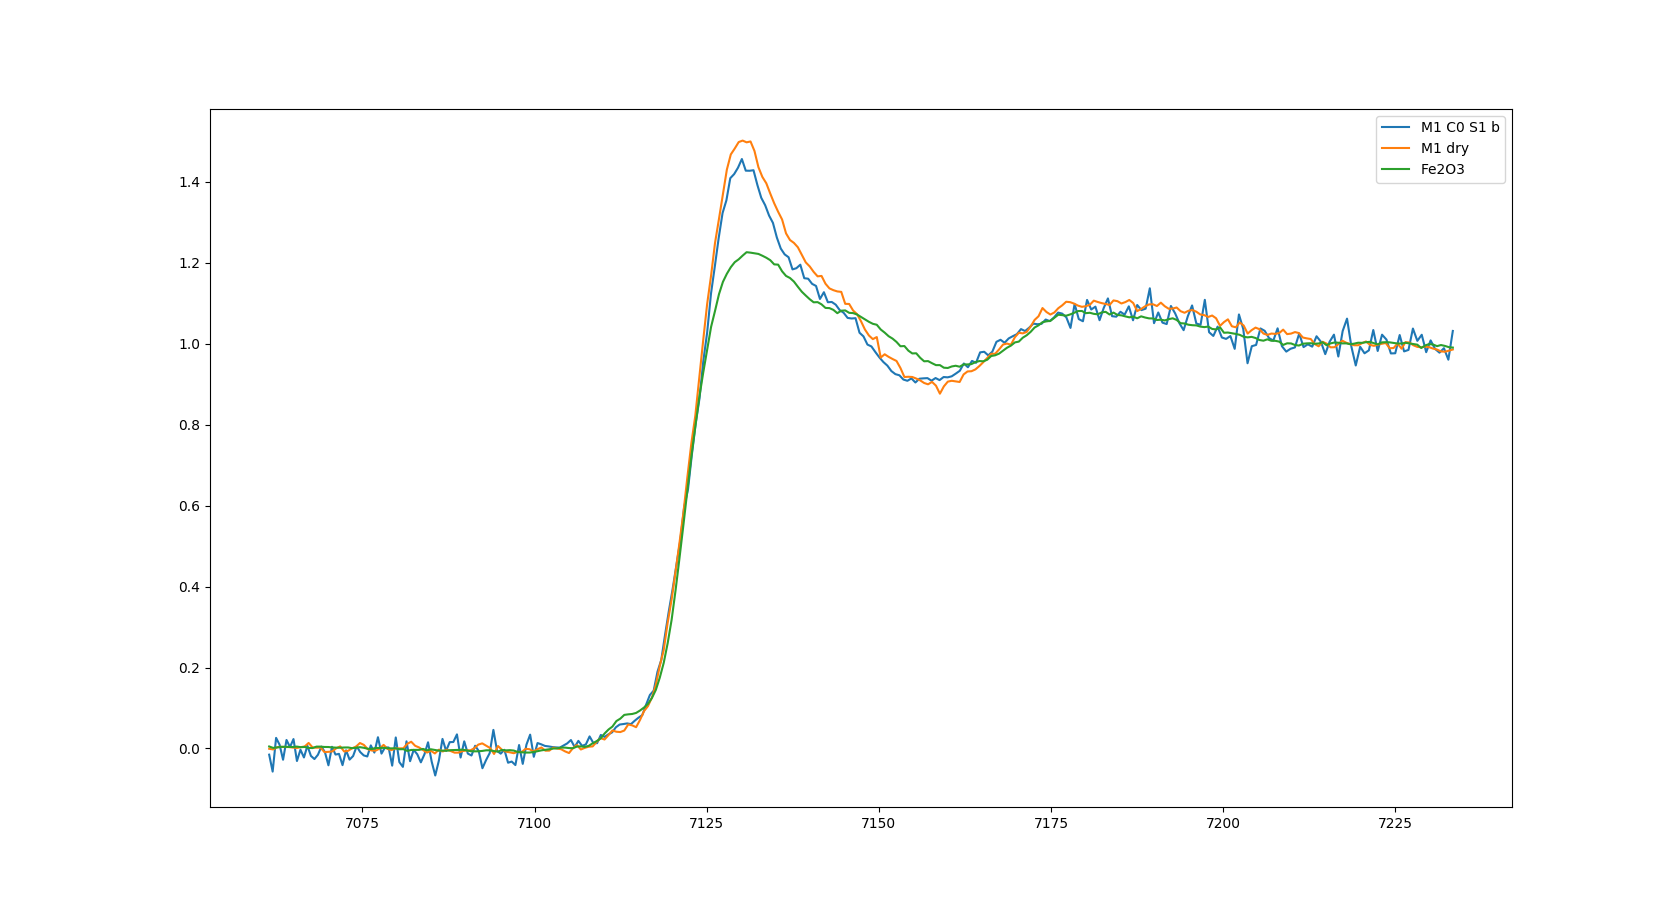

Generate this figure with Python:
from __future__ import division, print_function

from helxas import HelXAS

from bayesfit.fit import least_squares, outlier_fit

import numpy as np
import matplotlib.pyplot as plt

helxas = HelXAS('1251_Luke','/home/xasadmin/data')
helxas.set_analyser('Si',531)
helxas.theta_calibration = 0

helxas_ref = HelXAS('1238_Luke','/home/xasadmin/data')
helxas_ref.set_analyser('Si',531)
helxas.theta_calibration = 0

#Scans
SI = (range(22,25)+[49],[20,21])

SFe = (range(14,17), [17,19])
SFeS = (range(42,46), [47,48])
SFe2O3 = (range(35,40),[40,41])

I0_ini = ([224],[232,233])
I_m1_ini = (range(220,224),[218,219])

I0_ind = ([133,218],[117,118])
m1_ind = ([121,124,127,130],[119,120])
metal1_ind = ([206,209,212,215],[204,205])
I0s_ind = ([241,326],[225,226])
m1s_ind = ([229,232,235,238],[227,228])
metal1s_ind = ([314,317,320,323],[312,313])

I0_ind2 = ([134,219],[117,118])
m1_ind2 = ([122,125,128,131],[119,120])
metal2_ind = ([207,210,213,216],[204,205])
I0s_ind2 = ([242,327],[225,226])
m1s_ind2 = ([230,233,236,239],[227,228])
metal2s_ind = ([315,318,321,324],[312,313])

I0_ind3 = ([135,220],[117,118])
m1_ind3 = ([123,126,129,132],[119,120])
metal3_ind = ([208,211,214,217],[204,205])
I0s_ind3 = ([243,328],[225,226])
m1s_ind3 = ([231,234,237,240],[227,228])
metal3s_ind = ([316,319,322,325],[312,313])

# Part 1
helxas.read_I0(I0_ind[0],I0_ind[1],20)
helxas.read_I('m11',m1_ind[0],m1_ind[1],20)
helxas.read_I('metal11', metal1_ind[0], metal1_ind[1], 20)

helxas.set_background_fit_order(3,False)

e,mux,mux_err = helxas.get_spectrum('m11')

em, muxm, muxm_err = helxas.get_spectrum('metal11')

helxas.read_I0(I0s_ind[0],I0s_ind[1],20)
helxas.read_I('m11s',m1s_ind[0],m1s_ind[1],20)
helxas.read_I('metal21', metal1s_ind[0], metal1s_ind[1], 20)

helxas.set_background_fit_order(3,False)

es,muxs,muxs_err = helxas.get_spectrum('m11s')
ems, muxms, muxms_err = helxas.get_spectrum('metal21')

np.savetxt('test1.dat',np.array([es,muxs,muxs_err]).T)                               

# Part 2
helxas.read_I0(I0_ind2[0],I0_ind2[1],20)
helxas.read_I('m12',m1_ind2[0],m1_ind2[1],20)
helxas.read_I('metal12', metal2_ind[0], metal2_ind[1], 20)

helxas.set_background_fit_order(3,False)

e2,mux2,mux2_err = helxas.get_spectrum('m12')
em2, muxm2, muxm2_err = helxas.get_spectrum('metal12')

helxas.read_I0(I0s_ind2[0],I0s_ind2[1],20)
helxas.read_I('m12s',m1s_ind2[0],m1s_ind2[1],20)
helxas.read_I('metal22', metal2s_ind[0], metal2s_ind[1], 20)

helxas.set_background_fit_order(3,False)

es2,muxs2,muxs2_err = helxas.get_spectrum('m12s')
ems2, muxms2, muxms2_err = helxas.get_spectrum('metal22')

plt.figure()

np.savetxt('test2.dat',np.array([es2,muxs2,muxs2_err]).T)

# Part 3
helxas.read_I0(I0_ind3[0],I0_ind3[1],20)
helxas.read_I('m13',m1_ind3[0],m1_ind3[1],20)
helxas.read_I('metal13', metal3_ind[0], metal3_ind[1], 20)

helxas.set_background_fit_order(3,False)

e3,mux3,mux3_err = helxas.get_spectrum('m13')
em3, muxm3, muxm3_err = helxas.get_spectrum('metal13')

helxas.read_I0(I0s_ind3[0],I0s_ind3[1],20)
helxas.read_I('m13s',m1s_ind3[0],m1s_ind3[1],20)
helxas.read_I('metal23', metal3s_ind[0], metal3s_ind[1], 20)

helxas.set_background_fit_order(3,False)

es3,muxs3,muxs3_err = helxas.get_spectrum('m13s')
ems3, muxms3, muxms3_err = helxas.get_spectrum('metal23')

np.savetxt('test3.dat',np.array([es3,muxs3,muxs3_err]).T)
#plt.errorbar(e3,mux3,mux3_err)

# Stitch I

mux_s1 = np.concatenate((mux[e < 7.100423329842326893e+03],mux2[e2 >= 7.100423329842326893e+03]))
mux_s1_err = np.concatenate((mux_err[e < 7.100423329842326893e+03],mux2_err[e2 >= 7.100423329842326893e+03]))
e_s1 = np.concatenate((e[e < 7.100423329842326893e+03],e2[e2 >= 7.100423329842326893e+03]))

mux_s1s = np.concatenate((muxs[es < 7.100423329842326893e+03],muxs2[es2 >= 7.100423329842326893e+03]))
mux_s1s_err = np.concatenate((muxs_err[es < 7.100423329842326893e+03],muxs2_err[es2 >= 7.100423329842326893e+03]))
e_s1s = np.concatenate((es[es < 7.100423329842326893e+03],es2[es2 >= 7.100423329842326893e+03]))

mux_s2 = np.concatenate((mux_s1[e_s1 <= 7.177215327513202283e+03],mux3[e3 > 7.177215327513202283e+03]))
mux_s2_err = np.concatenate((mux_s1_err[e_s1 <= 7.177215327513202283e+03],mux3_err[e3 > 7.177215327513202283e+03]))
e_s2 = np.concatenate((e_s1[e_s1 <= 7.177215327513202283e+03],e3[e3 > 7.177215327513202283e+03]))

mux_s2s = np.concatenate((mux_s1s[e_s1s <= 7.177215327513202283e+03],muxs3[es3 > 7.177215327513202283e+03]))
mux_s2s_err = np.concatenate((mux_s1s_err[e_s1s <= 7.177215327513202283e+03],muxs3_err[es3 > 7.177215327513202283e+03]))
e_s2s = np.concatenate((e_s1s[e_s1s <= 7.177215327513202283e+03],es3[es3 > 7.177215327513202283e+03]))

# Stitch metal foil
mux_m1 = np.concatenate((muxm[em < 7.100423329842326893e+03],muxm2[em2 >= 7.100423329842326893e+03]))
mux_m1_err = np.concatenate((muxm_err[em < 7.100423329842326893e+03],muxm2_err[em2 >= 7.100423329842326893e+03]))
e_m1 = np.concatenate((em[em < 7.100423329842326893e+03],em2[em2 >= 7.100423329842326893e+03]))

mux_m1s = np.concatenate((muxms[ems < 7.100423329842326893e+03],muxms2[ems2 >= 7.100423329842326893e+03]))
mux_m1s_err = np.concatenate((muxms_err[ems < 7.100423329842326893e+03],muxms2_err[ems2 >= 7.100423329842326893e+03]))
e_m1s = np.concatenate((ems[ems < 7.100423329842326893e+03],ems2[ems2 >= 7.100423329842326893e+03]))

mux_m2 = np.concatenate((mux_m1[e_m1 <= 7.177215327513202283e+03],muxm3[em3 > 7.177215327513202283e+03]))
mux_m2_err = np.concatenate((mux_m1_err[e_m1 <= 7.177215327513202283e+03],muxm3_err[em3 > 7.177215327513202283e+03]))
e_m2 = np.concatenate((e_s1[e_s1 <= 7.177215327513202283e+03],e3[e3 > 7.177215327513202283e+03]))

mux_m2s = np.concatenate((mux_m1s[e_m1s <= 7.177215327513202283e+03],muxms3[ems3 > 7.177215327513202283e+03]))
mux_m2s_err = np.concatenate((mux_m1s_err[e_m1s <= 7.177215327513202283e+03],muxms3_err[ems3 > 7.177215327513202283e+03]))
e_m2s = np.concatenate((e_m1s[e_m1s <= 7.177215327513202283e+03],ems3[ems3 > 7.177215327513202283e+03]))

#Reference samples
helxas_ref.read_I0(SI[0],SI[1],8)
helxas_ref.read_I('Fe',SFe[0],SFe[1],8)
helxas_ref.read_I('FeS', SFeS[0],SFeS[1],8)
helxas_ref.read_I('Fe2O3', SFe2O3[0],SFe2O3[1],8)

helxas_ref.set_background_fit_order(3,False)
e_Fe, mux_Fe, mux_err_Fe = helxas_ref.get_spectrum('Fe')
e_FeS, mux_FeS, mux_err_FeS = helxas_ref.get_spectrum('FeS')
e_Fe2O3, mux_Fe2O3, mux_err_Fe2O3 = helxas_ref.get_spectrum('Fe2O3')

helxas_ref.read_I0(I0_ini[0],I0_ini[1],40)
helxas_ref.read_I('M1_dry',I_m1_ini[0],I_m1_ini[1],40)

helxas_ref.set_background_fit_order(3,False)
e_dry, mux_dry, mux_err_dry = helxas_ref.get_spectrum('M1_dry')

e_Fe = e_Fe - 6.5
e_FeS  = e_FeS - 8.4
e_dry = e_dry - 8.4
e_Fe2O3 = e_Fe2O3 -8.4

#Nollatason leikkaus

n_s2 = np.polyfit(e_s2[:86],mux_s2[:86],1)
n_s2s = np.polyfit(e_s2s[:86],mux_s2s[:86],1)
n_m2 = np.polyfit(em,muxm,1)
n_m2s = np.polyfit(ems,muxms,1)

fit_e = np.linspace(7.061455915797724629e+03,7.233339179611556574e+03,301)
mux_FeS = np.interp(fit_e, e_FeS, mux_FeS)
mux_Fe2O3 = np.interp(fit_e, e_Fe2O3, mux_Fe2O3)
mux_dry = np.interp(fit_e, e_dry, mux_dry)
n_FeS = np.polyfit(fit_e[:86],mux_FeS[:86],1)
n_Fe2O3 = np.polyfit(fit_e[:86],mux_Fe2O3[:86],1)
n_dry = np.polyfit(fit_e[:86], mux_dry[:86],1)


mux_s2 = mux_s2 - np.polyval(n_s2,fit_e)-0.005
mux_s2s = mux_s2s - np.polyval(n_s2s,fit_e) - 0.01
mux_m2 = mux_m2 - np.polyval(n_m2,fit_e)
mux_m2s = mux_m2s - np.polyval(n_m2s,fit_e)
mux_Fe = mux_Fe - np.min(mux_Fe)
mux_FeS = mux_FeS - np.polyval(n_FeS,fit_e)
mux_Fe2O3 = mux_Fe2O3 - np.polyval(n_Fe2O3,fit_e)
mux_dry  = mux_dry -np.polyval(n_dry,fit_e)

#Normalisointi
mux_s2s = mux_s2s*(1+0.0002*(e_s2s-7114))
mux_s2s_err = mux_s2s_err/np.mean(mux_s2s[np.logical_and(e_s2s<7230,e_s2s>7220)])


mux_s2 = mux_s2/np.mean(mux_s2[np.logical_and(e_s2<7230,e_s2>7210)])
mux_s2s = mux_s2s/np.mean(mux_s2s[np.logical_and(e_s2s<7230,e_s2s>7210)])
mux_FeS = mux_FeS/np.mean(mux_FeS[np.logical_and(fit_e<7230,fit_e>7210)])
mux_dry = mux_dry/np.mean(mux_dry[np.logical_and(fit_e<7230,fit_e>7210)])
mux_Fe2O3 = mux_Fe2O3/np.mean(mux_Fe2O3[np.logical_and(fit_e<7230,fit_e>7210)])

#mux_s2 = mux_s2/np.trapz(mux_s2,dx=1)
#mux_s2s = mux_s2s/np.trapz(mux_s2s,dx=1)
#mux_FeS = mux_FeS/np.trapz(mux_FeS,dx=1)


#mux_FeS = mux_FeS*(1-0.00015*(e_s2s-7200))

#Prosentin selvitys

ind=np.logical_and(fit_e < 7170, fit_e > 7100)


def model(x, A, B):
    y_Fe2O3 = np.interp(x, fit_e, mux_Fe2O3)
    y_dry = np.interp(x, fit_e, mux_dry)

    return A*y_Fe2O3 + B*y_dry 

fit = outlier_fit(model, [0.2,0.8], fit_e,mux_s2, mux_s2_err/np.mean(mux_s2[np.logical_and(e_s2<7230,e_s2>7210)]), method='cauchy')
#fit = outlier_fit(model, [0.2,0.8], e_s2s,mux_s2s, np.min(mux_s2s_err),method='conservative')
#fit = least_squares(model, [0.2,0.8], e_s2,mux_s2, mux_s2_err)
print(fit.get_result())
res_p = fit.get_result()[0]
res_cov = fit.get_result()[1]



#Plotting
np.savetxt('stich_test.dat',np.array([e_s2,mux_s2,mux_s2_err]).T)
plt.plot(e_s2,mux_s2, label='M1 C0 S1 b') 
plt.plot(fit_e,mux_dry, label='M1 dry')
#plt.plot(e_s2s,mux_s2s, label='M1 C1 S1 b')
#plt.errorbar(e_m2,mux_m2/np.max(mux_m2), label='metal') 
#plt.errorbar(e_m2s,mux_m2s/np.max(mux_m2s), label='metal S')
#plt.errorbar(e_Fe,mux_Fe/np.max(mux_Fe), label='ref metal')
#plt.plot(fit_e,mux_FeS, label='FeS')
plt.plot(fit_e,mux_Fe2O3, label='Fe2O3')
#plt.plot(fit_e, (-fit.p[0])*y_FeS+(1+fit.p[0])*y_s2, label='fit FeS = , M1 = ')
#plt.plot(fit_e, model(fit_e,fit.p[0],fit.p[1]), label='fit Fe2O3 = %.4f $\pm$ %.4f, M1_dry = %.4f $\pm$ %.4f' %(res_p[0], res_cov[0], res_p[1], res_cov[1]))

plt.legend()
plt.show()
